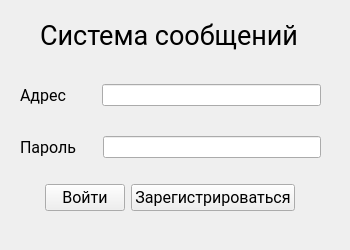
<?xml version="1.0" encoding="UTF-8"?>
<ui version="4.0">
 <class>LoginForm</class>
 <widget class="QWidget" name="LoginForm">
  <property name="geometry">
   <rect>
    <x>0</x>
    <y>0</y>
    <width>350</width>
    <height>250</height>
   </rect>
  </property>
  <property name="minimumSize">
   <size>
    <width>350</width>
    <height>250</height>
   </size>
  </property>
  <property name="maximumSize">
   <size>
    <width>350</width>
    <height>250</height>
   </size>
  </property>
  <property name="windowTitle">
   <string>Вход в систему</string>
  </property>
  <property name="windowIcon">
   <iconset theme="applications-games"/>
  </property>
  <widget class="QWidget" name="layoutWidget">
   <property name="geometry">
    <rect>
     <x>20</x>
     <y>60</y>
     <width>301</width>
     <height>171</height>
    </rect>
   </property>
   <layout class="QVBoxLayout" name="verticalLayout">
    <item>
     <layout class="QHBoxLayout" name="horizontalLayout">
      <item>
       <widget class="QLabel" name="label">
        <property name="font">
         <font>
          <family>Roboto</family>
          <pointsize>12</pointsize>
         </font>
        </property>
        <property name="text">
         <string>Адрес</string>
        </property>
       </widget>
      </item>
      <item>
       <spacer name="horizontalSpacer">
        <property name="orientation">
         <enum>Qt::Horizontal</enum>
        </property>
        <property name="sizeType">
         <enum>QSizePolicy::Fixed</enum>
        </property>
        <property name="sizeHint" stdset="0">
         <size>
          <width>30</width>
          <height>30</height>
         </size>
        </property>
       </spacer>
      </item>
      <item>
       <widget class="QLineEdit" name="emailLineEdit"/>
      </item>
     </layout>
    </item>
    <item>
     <layout class="QHBoxLayout" name="horizontalLayout_2">
      <item>
       <widget class="QLabel" name="label_2">
        <property name="font">
         <font>
          <family>Roboto</family>
          <pointsize>12</pointsize>
         </font>
        </property>
        <property name="text">
         <string>Пароль</string>
        </property>
       </widget>
      </item>
      <item>
       <spacer name="horizontalSpacer_2">
        <property name="orientation">
         <enum>Qt::Horizontal</enum>
        </property>
        <property name="sizeType">
         <enum>QSizePolicy::Fixed</enum>
        </property>
        <property name="sizeHint" stdset="0">
         <size>
          <width>20</width>
          <height>20</height>
         </size>
        </property>
       </spacer>
      </item>
      <item>
       <widget class="QLineEdit" name="passwordLineEdit"/>
      </item>
     </layout>
    </item>
    <item>
     <layout class="QHBoxLayout" name="horizontalLayout_3">
      <item>
       <spacer name="horizontalSpacer_3">
        <property name="orientation">
         <enum>Qt::Horizontal</enum>
        </property>
        <property name="sizeHint" stdset="0">
         <size>
          <width>40</width>
          <height>20</height>
         </size>
        </property>
       </spacer>
      </item>
      <item>
       <widget class="QPushButton" name="loginButton">
        <property name="font">
         <font>
          <family>Roboto</family>
          <pointsize>12</pointsize>
         </font>
        </property>
        <property name="text">
         <string>Войти</string>
        </property>
       </widget>
      </item>
      <item>
       <widget class="QPushButton" name="toRegisterButton">
        <property name="font">
         <font>
          <family>Roboto</family>
          <pointsize>12</pointsize>
         </font>
        </property>
        <property name="text">
         <string>Зарегистрироваться</string>
        </property>
       </widget>
      </item>
      <item>
       <spacer name="horizontalSpacer_4">
        <property name="orientation">
         <enum>Qt::Horizontal</enum>
        </property>
        <property name="sizeHint" stdset="0">
         <size>
          <width>40</width>
          <height>20</height>
         </size>
        </property>
       </spacer>
      </item>
     </layout>
    </item>
   </layout>
  </widget>
  <widget class="QLabel" name="label_3">
   <property name="geometry">
    <rect>
     <x>40</x>
     <y>20</y>
     <width>271</width>
     <height>31</height>
    </rect>
   </property>
   <property name="font">
    <font>
     <family>Roboto</family>
     <pointsize>20</pointsize>
    </font>
   </property>
   <property name="text">
    <string>Система сообщений</string>
   </property>
  </widget>
 </widget>
 <resources/>
 <connections/>
</ui>
